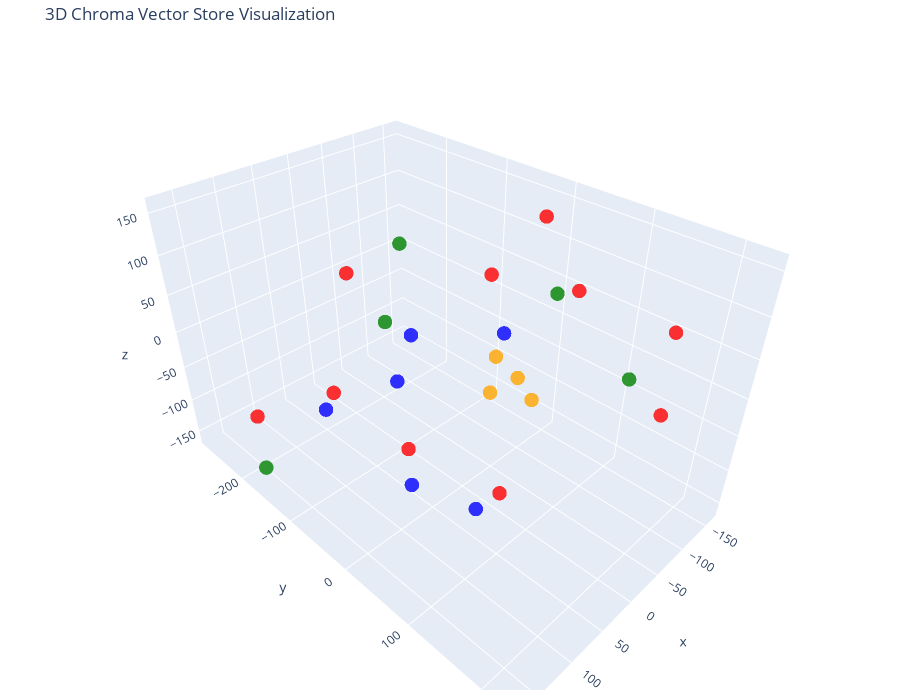

Notebook cell for this chart:
### Code cell
# Let's try 3D!

tsne = TSNE(n_components=3, random_state=42, perplexity=5)
reduced_vectors = tsne.fit_transform(vectors)

# Create the 3D scatter plot
fig = go.Figure(data=[go.Scatter3d(
    x=reduced_vectors[:, 0],
    y=reduced_vectors[:, 1],
    z=reduced_vectors[:, 2],
    mode='markers',
    marker=dict(size=5, color=colors, opacity=0.8),
    text=[f"Type: {t}<br>Text: {d[:100]}..." for t, d in zip(doc_types, documents)],
    hoverinfo='text'
)])

fig.update_layout(
    title='3D Chroma Vector Store Visualization',
    scene=dict(xaxis_title='x', yaxis_title='y', zaxis_title='z'),
    width=900,
    height=700,
    margin=dict(r=20, b=10, l=10, t=40)
)

fig.show()

### Figure 1 — Plotly figure (JSON) as saved in the notebook; plotly's stock layout.template omitted (floating-point values rounded to 4 significant figures)
{"data": [{"hoverinfo": "text", "marker": {"color": ["blue", "blue", "blue", "blue", "blue", "blue", "red", "red", "red", "red", "red", "red", "red", "red", "red", "red", "orange", "orange", "orange", "orange", "green", "green", "green", "green", "green"], "opacity": 0.8, "size": 5}, "mode": "markers", "text": ["Type: products<br>Text: ### High School Mathematics\n**Description:** Complete support for all high school math courses from ...", "Type: products<br>Text: ### Middle School Mathematics\n**Description:** Foundation-building program for grades 6-8 mathematic...", "Type: products<br>Text: ### ACT Math Preparation\n**Description:** Focused ACT math preparation covering algebra, geometry, a...", "Type: products<br>Text: ### SAT Math Preparation\n**Description:** Comprehensive SAT math preparation program focusing on alg...", "Type: products<br>Text: ### Elementary Mathematics\n**Description:** Fun and engaging math instruction for grades K-5.\n**Topi...", "Type: products<br>Text: ### ASFAB\n**TO COME...", "Type: contracts<br>Text: ### Student Contract 7: Lucas Brown\n**Grade:** 7th\n**Subject:** Middle School Math\n**Start Date:** M...", "Type: contracts<br>Text: ### Student Contract 3: James Wilson\n**Grade:** 12th\n**Subject:** SAT Math Prep\n**Start Date:** Marc...", "Type: contracts<br>Text: ### Student Contract 2: Maria Gonzalez\n**Grade:** 8th\n**Subject:** Pre-Algebra\n**Start Date:** Febru...", "Type: contracts<br>Text: ### Student Contract 6: Emma Davis\n**Grade:** 9th\n**Subject:** Geometry\n**Start Date:** January 20, ...", "Type: contracts<br>Text: ### Student Contract 10: Ava Martinez\n**Grade:** 10th\n**Subject:** Algebra II\n**Start Date:** Februa...", "Type: contracts<br>Text: ### Student Contract 9: Ethan White\n**Grade:** 5th\n**Subject:** Elementary Math\n**Start Date:** Janu...", "Type: contracts<br>Text: ### Student Contract 8: Olivia Johnson\n**Grade:** 12th\n**Subject:** ACT Math Prep\n**Start Date:** Fe...", "Type: contracts<br>Text: ### Student Contract 1: Alex Thompson\n**Grade:** 10th\n**Subject:** Algebra II\n**Start Date:** Januar...", "Type: contracts<br>Text: ### Student Contract 5: Ryan Park\n**Grade:** 11th\n**Subject:** Pre-Calculus\n**Start Date:** February...", "Type: contracts<br>Text: ### Student Contract 4: Sophie Anderson\n**Grade:** 6th\n**Subject:** Elementary Math\n**Start Date:** ...", "Type: company<br>Text: ### Overview\n**MathMaster Tutoring Company Overview**\n\n**Founded:** 2020\n**Headquarters:** Greeley, ...", "Type: company<br>Text: ### Careers\n**Join Our Team at MathMaster Tutoring**\n\nWe're always looking for passionate educators ...", "Type: company<br>Text: ## Additional Resources\n\n### Tutoring Policies\n- 24-hour cancellation policy\n- Make-up sessions avai...", "Type: company<br>Text: ### About\n**MathMaster Tutoring** was founded in 2020 with a mission to make mathematics accessible,...", "Type: employees<br>Text: ### Tutor: David Kim\n**Position:** Math Tutor\n**Education:** B.S. Mathematics Education, Colorado St...", "Type: employees<br>Text: ### Tutor: Lisa Martinez\n**Position:** Elementary Math Specialist\n**Education:** B.A. Elementary Edu...", "Type: employees<br>Text: ### Tutor: Emily Watson\n**Position:** Senior Math Tutor\n**Education:** B.S. Mathematics, University ...", "Type: employees<br>Text: ### HR Manager: Michael Rodriguez\n**Position:** Human Resources Manager\n**Education:** B.A. Human Re...", "Type: employees<br>Text: ### Owner: Sarah Chen\n**Position:** Founder & CEO\n**Education:** M.S. Mathematics Education, Univers..."], "type": "scatter3d", "x": [143.0, 43.38, 124.0, 100.8, -11.76, 83.81, 17.37, 105.8, 10.59, 2.263, 9.474, -129.3, -14.26, -66.49, -97.79, 65.61, -80.09, -117.9, 18.88, -46.32, 171.0, 92.48, -162.6, 18.89, -141.4], "y": [-60.58, -62.14, 47.08, 113.0, -98.27, 123.0, -76.71, -277.3, 42.81, 60.24, -185.1, 169.5, 226.2, 90.94, 19.96, -154.8, -24.72, 4.355, 54.05, 36.93, -155.2, -19.22, 108.1, -77.85, 11.34], "z": [-5.794, -22.44, -51.93, -54.88, -2.985, 144.8, -148.0, -160.5, 140.6, -138.9, 53.8, 69.27, 60.61, 111.1, 157.5, -76.43, -30.96, -100.7, 11.14, -12.83, -129.9, 96.63, -38.2, 133.4, 44.77]}], "layout": {"height": 700, "margin": {"b": 10, "l": 10, "r": 20, "t": 40}, "scene": {"xaxis": {"title": {"text": "x"}}, "yaxis": {"title": {"text": "y"}}, "zaxis": {"title": {"text": "z"}}}, "title": {"text": "3D Chroma Vector Store Visualization"}, "width": 900}}
